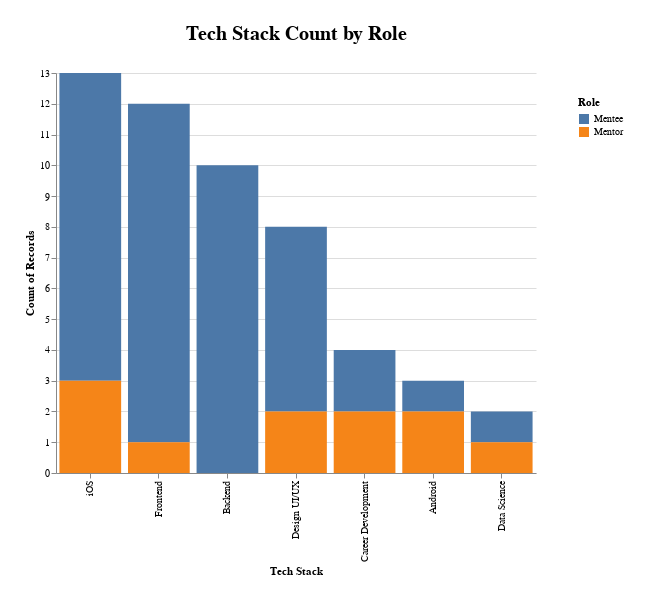

This figure's notebook cell:
### Code cell
import requests
from altair import Chart

chart = requests.get("http://underdog-devs-ds-a-dev.us-east-1.elasticbeanstalk.com/graph/tech-stack-by-role").json()
Chart.from_dict(chart)

### Figure 1 — Vega-Lite specification as saved in the notebook (floating-point values rounded to 4 significant figures)
{"config": {"view": {"continuousWidth": 400, "continuousHeight": 300, "stroke": "#FFF"}, "legend": {"padding": 24}, "title": {"fontSize": 20, "offset": 24}}, "data": {"name": "data-31e97a1d4edc919d478e0cd56a0f7459"}, "mark": "bar", "datasets": {"data-31e97a1d4edc919d478e0cd56a0f7459": [{"tech_stack": "Frontend", "role": "Mentee"}, {"tech_stack": "iOS", "role": "Mentee"}, {"tech_stack": "Frontend", "role": "Mentee"}, {"tech_stack": "iOS", "role": "Mentee"}, {"tech_stack": "Frontend", "role": "Mentee"}, {"tech_stack": "Frontend", "role": "Mentee"}, {"tech_stack": "iOS", "role": "Mentee"}, {"tech_stack": "Career Development", "role": "Mentee"}, {"tech_stack": "Backend", "role": "Mentee"}, {"tech_stack": "Design UI/UX", "role": "Mentee"}, {"tech_stack": "Design UI/UX", "role": "Mentee"}, {"tech_stack": "Frontend", "role": "Mentee"}, {"tech_stack": "iOS", "role": "Mentee"}, {"tech_stack": "Frontend", "role": "Mentee"}, {"tech_stack": "Frontend", "role": "Mentee"}, {"tech_stack": "iOS", "role": "Mentee"}, {"tech_stack": "Backend", "role": "Mentee"}, {"tech_stack": "Design UI/UX", "role": "Mentee"}, {"tech_stack": "Backend", "role": "Mentee"}, {"tech_stack": "iOS", "role": "Mentee"}, {"tech_stack": "Backend", "role": "Mentee"}, {"tech_stack": "iOS", "role": "Mentee"}, {"tech_stack": "Backend", "role": "Mentee"}, {"tech_stack": "Backend", "role": "Mentee"}, {"tech_stack": "Backend", "role": "Mentee"}, {"tech_stack": "Design UI/UX", "role": "Mentee"}, {"tech_stack": "Android", "role": "Mentee"}, {"tech_stack": "Design UI/UX", "role": "Mentee"}, {"tech_stack": "Career Development", "role": "Mentee"}, {"tech_stack": "iOS", "role": "Mentee"}, {"tech_stack": "Frontend", "role": "Mentee"}, {"tech_stack": "Backend", "role": "Mentee"}, {"tech_stack": "Backend", "role": "Mentee"}, {"tech_stack": "Frontend", "role": "Mentee"}, {"tech_stack": "iOS", "role": "Mentee"}, {"tech_stack": "Frontend", "role": "Mentee"}, {"tech_stack": "Frontend", "role": "Mentee"}, {"tech_stack": "iOS", "role": "Mentee"}, {"tech_stack": "Data Science", "role": "Mentee"}, {"tech_stack": "Backend", "role": "Mentee"}, {"tech_stack": "Design UI/UX", "role": "Mentee"}, {"tech_stack": "Android", "role": "Mentor"}, {"tech_stack": "Data Science", "role": "Mentor"}, {"tech_stack": "iOS", "role": "Mentor"}, {"tech_stack": "Design UI/UX", "role": "Mentor"}, {"tech_stack": "Career Development", "role": "Mentor"}, {"tech_stack": "Design UI/UX", "role": "Mentor"}, {"tech_stack": "Android", "role": "Mentor"}, {"tech_stack": "iOS", "role": "Mentor"}, {"tech_stack": "iOS", "role": "Mentor"}, {"tech_stack": "Career Development", "role": "Mentor"}, {"tech_stack": "Frontend", "role": "Mentor"}]}, "encoding": {"color": {"field": "role", "title": "Role", "type": "nominal"}, "tooltip": [{"field": "role", "type": "nominal"}, {"field": "tech_stack", "type": "nominal"}, {"aggregate": "count", "field": "tech_stack", "type": "nominal"}], "x": {"field": "tech_stack", "sort": "-y", "title": "Tech Stack", "type": "nominal"}, "y": {"aggregate": "count", "field": "tech_stack", "type": "nominal"}}, "height": 400, "padding": 24, "title": "Tech Stack Count by Role", "width": 480, "$schema": "https://vega.github.io/schema/vega-lite/v4.17.0.json"}
